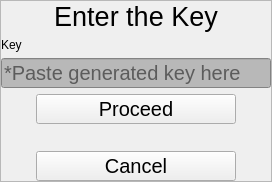
                <widget class="QWidget" name="regPage2">
                 <layout class="QVBoxLayout" name="verticalLayout_15">
                  <property name="spacing">
                   <number>0</number>
                  </property>
                  <property name="leftMargin">
                   <number>0</number>
                  </property>
                  <property name="topMargin">
                   <number>0</number>
                  </property>
                  <property name="rightMargin">
                   <number>0</number>
                  </property>
                  <property name="bottomMargin">
                   <number>0</number>
                  </property>
                  <item>
                   <widget class="QWidget" name="regContainer_2" native="true">
                    <layout class="QVBoxLayout" name="verticalLayout_13">
                     <property name="spacing">
                      <number>0</number>
                     </property>
                     <property name="leftMargin">
                      <number>0</number>
                     </property>
                     <property name="topMargin">
                      <number>0</number>
                     </property>
                     <property name="rightMargin">
                      <number>0</number>
                     </property>
                     <property name="bottomMargin">
                      <number>0</number>
                     </property>
                     <item alignment="Qt::AlignHCenter|Qt::AlignVCenter">
                      <widget class="QFrame" name="regSubContainer_2">
                       <property name="frameShape">
                        <enum>QFrame::StyledPanel</enum>
                       </property>
                       <property name="frameShadow">
                        <enum>QFrame::Raised</enum>
                       </property>
                       <layout class="QVBoxLayout" name="verticalLayout_14">
                        <property name="spacing">
                         <number>6</number>
                        </property>
                        <property name="leftMargin">
                         <number>0</number>
                        </property>
                        <property name="topMargin">
                         <number>0</number>
                        </property>
                        <property name="rightMargin">
                         <number>0</number>
                        </property>
                        <property name="bottomMargin">
                         <number>0</number>
                        </property>
                        <item>
                         <widget class="QLabel" name="keyInputLabel">
                          <property name="font">
                           <font>
                            <family>Arial</family>
                            <pointsize>20</pointsize>
                           </font>
                          </property>
                          <property name="styleSheet">
                           <string notr="true">background-color : transparent ; color : black;</string>
                          </property>
                          <property name="text">
                           <string>Enter the Key</string>
                          </property>
                          <property name="textFormat">
                           <enum>Qt::AutoText</enum>
                          </property>
                          <property name="alignment">
                           <set>Qt::AlignCenter</set>
                          </property>
                         </widget>
                        </item>
                        <item alignment="Qt::AlignLeft">
                         <widget class="QLabel" name="keyLabel">
                          <property name="text">
                           <string>Key</string>
                          </property>
                         </widget>
                        </item>
                        <item alignment="Qt::AlignHCenter">
                         <widget class="QLineEdit" name="keyEntering">
                          <property name="minimumSize">
                           <size>
                            <width>270</width>
                            <height>30</height>
                           </size>
                          </property>
                          <property name="maximumSize">
                           <size>
                            <width>270</width>
                            <height>30</height>
                           </size>
                          </property>
                          <property name="font">
                           <font>
                            <pointsize>15</pointsize>
                           </font>
                          </property>
                          <property name="whatsThis">
                           <string/>
                          </property>
                          <property name="styleSheet">
                           <string notr="true">background-color: rgb(184, 184, 184); color : black;
</string>
                          </property>
                          <property name="placeholderText">
                           <string>*Paste generated key here</string>
                          </property>
                         </widget>
                        </item>
                        <item alignment="Qt::AlignHCenter">
                         <widget class="QPushButton" name="proceedBtn">
                          <property name="minimumSize">
                           <size>
                            <width>200</width>
                            <height>30</height>
                           </size>
                          </property>
                          <property name="maximumSize">
                           <size>
                            <width>200</width>
                            <height>30</height>
                           </size>
                          </property>
                          <property name="font">
                           <font>
                            <pointsize>15</pointsize>
                           </font>
                          </property>
                          <property name="styleSheet">
                           <string notr="true"/>
                          </property>
                          <property name="text">
                           <string>Proceed</string>
                          </property>
                          <property name="shortcut">
                           <string>Return, Space</string>
                          </property>
                         </widget>
                        </item>
                        <item>
                         <widget class="QLabel" name="infoLabel_4">
                          <property name="font">
                           <font>
                            <pointsize>10</pointsize>
                           </font>
                          </property>
                          <property name="styleSheet">
                           <string notr="true">background-color : transparent ; color : rgb(93, 0, 23) ;</string>
                          </property>
                          <property name="text">
                           <string/>
                          </property>
                         </widget>
                        </item>
                        <item alignment="Qt::AlignHCenter">
                         <widget class="QPushButton" name="cancelRegBtn_2">
                          <property name="minimumSize">
                           <size>
                            <width>200</width>
                            <height>30</height>
                           </size>
                          </property>
                          <property name="maximumSize">
                           <size>
                            <width>200</width>
                            <height>30</height>
                           </size>
                          </property>
                          <property name="font">
                           <font>
                            <pointsize>15</pointsize>
                           </font>
                          </property>
                          <property name="styleSheet">
                           <string notr="true"/>
                          </property>
                          <property name="text">
                           <string>Cancel</string>
                          </property>
                         </widget>
                        </item>
                       </layout>
                      </widget>
                     </item>
                    </layout>
                   </widget>
                  </item>
                 </layout>
                </widget>
